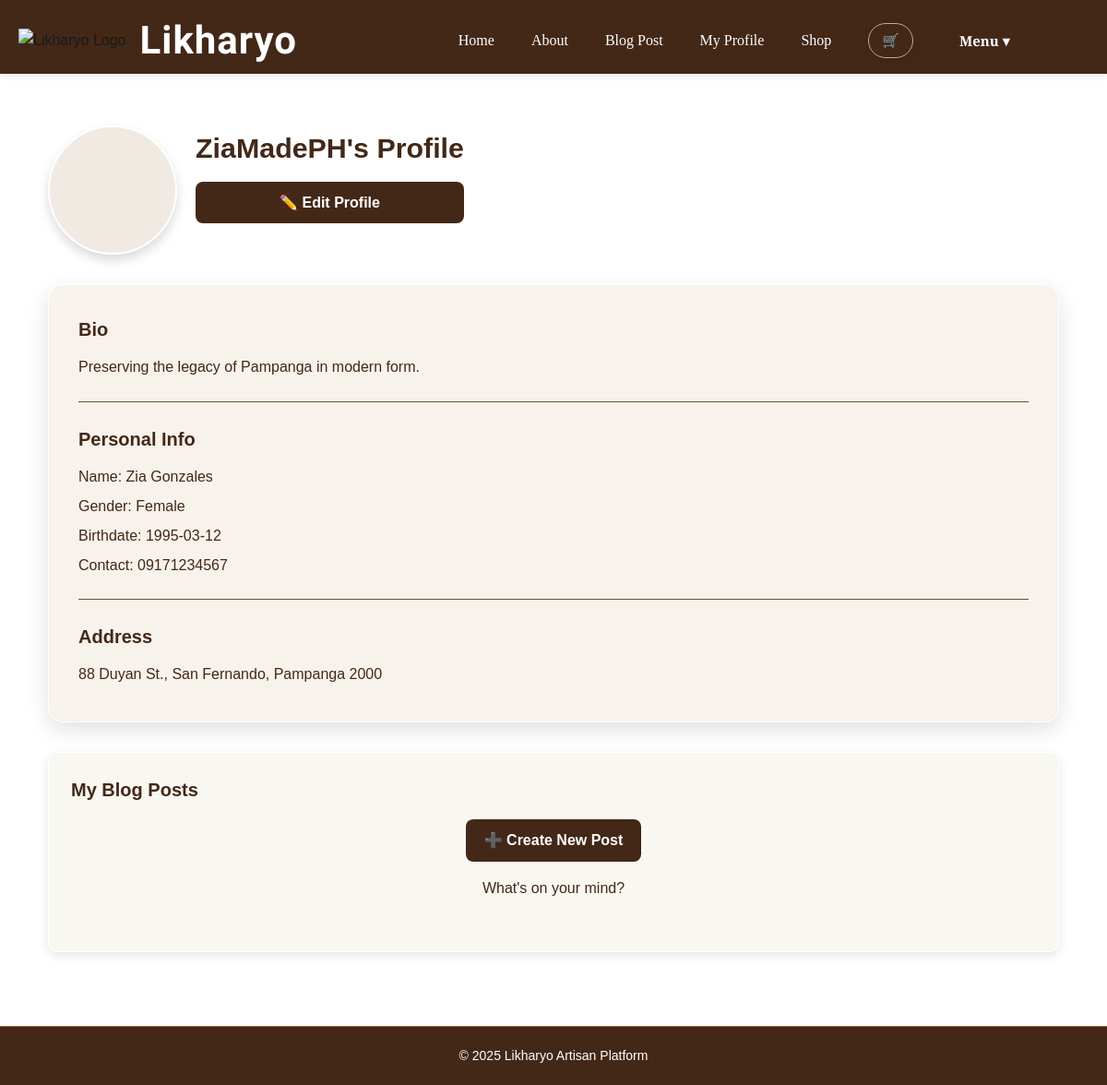
Screenshot of /profile (signed in) with the database file from the repository.
### models.py (models this page shows, shortened)
class User(UserMixin, db.Model):
    __tablename__ = 'users'
    user_id = db.Column(db.Integer, primary_key=True)
    username = db.Column(db.String(150), unique=True, nullable=False)
    password_hash = db.Column(db.String(150), nullable=False)
    is_admin = db.Column(db.Boolean, default=False)
    first_name = db.Column(db.String(150), nullable=True)
    last_name = db.Column(db.String(150), nullable=True)
    gender = db.Column(db.String(50), nullable=True)
    birthdate = db.Column(db.Date, nullable=True)
    contact_num = db.Column(db.String(20), nullable=False, default="N/A")
    bio = db.Column(db.Text, nullable=True)
    profile_img_url = db.Column(db.String(250), nullable=True, default='images/default.png')
    address = db.relationship('Address', backref='user', uselist=False, cascade="all, delete-orphan", lazy=True)
    shops = db.relationship('Shop', backref='owner', lazy=True)

class Address(db.Model):
    __tablename__ = 'addresses'
    address_id = db.Column(db.Integer, primary_key=True)
    user_id = db.Column(db.Integer, db.ForeignKey('users.user_id'), unique=True, nullable=False)
    street_address = db.Column(db.String(150), nullable=False, default="N/A")
    city = db.Column(db.String(100), nullable=False, default="N/A")
    province = db.Column(db.String(100), nullable=False, default="N/A")
    zip_code = db.Column(db.String(20), nullable=False, default="0000")

### views.py (the view)
@views_bp.route('/profile', methods=['GET'])
@login_required
def profile():
    user = current_user
    address = user.address
    posts = BlogPost.query.filter_by(user_id=user.user_id).order_by(BlogPost.created_at.desc()).all()
    return render_template('profile.html', user=user, address=address, posts=posts)

### app.py (called while the page is built)
@login_manager.user_loader
def load_user(user_id):
    return User.query.get(int(user_id))

### templates/profile.html (shortened to what this page needs)
{% extends "base.html" %}
{% block extra_css %}
<link rel="stylesheet" href="{{ url_for('static', filename='profile.css') }}" />
{% endblock %}
{% block content %}
<div class="profile-page">
  <div class="profile-header">
    <div class="profile-img">
    </div>
    <div class="profile-info">
      <h2>{{ user.username }}'s Profile</h2>
      <a href="{{ url_for('views.edit_profile') }}" class="btn-brown edit-profile-btn">✏️ Edit Profile</a>
    </div>
  </div>
  <div class="profile-glass">
    <h3>Bio</h3>
    <p>{{ user.bio }}</p>
    <hr>
    <h3>Personal Info</h3>
    <p>Name: {{ user.first_name }} {{ user.last_name }}</p>
    <p>Gender: {{ user.gender }}</p>
    <p>Birthdate: {{ user.birthdate }}</p>
    <p>Contact: {{ user.contact_num }}</p>
    <hr>
    {% if address %}
    <h3>Address</h3>
    <p>{{ address.street_address }}, {{ address.city }}, {{ address.province }} {{ address.zip_code }}</p>
    {% endif %}
  </div>
  <div class="profile-section mt-4">
    <h3>My Blog Posts</h3>
    <div class="new-post-btn">
      <a href="{{ url_for('views.new_blog_post') }}" class="btn-brown">➕ Create New Post</a>
    </div>
    {% if posts|length == 0 %}
      <p class="blog-message">What's on your mind?</p>
    {% endif %}
  </div>
</div>
{% endblock %}

### static/base.css (style rules this page uses)
* { margin: 0; padding: 0; box-sizing: border-box; }
body { font-family: 'Poppins', sans-serif; background: linear-gradient(190deg, #f5ebe0); color: #1a1a1a; line-height: 1.6; display: flex; flex-direction: column; min-height: 100vh; }

### static/profile.css (style rules this page uses)
.profile-page { padding: 1rem 2rem; }
.profile-page .profile-header { display: flex; align-items: flex-start; gap: 20px; margin-bottom: 2rem; }
.profile-page .profile-img { width: 140px; height: 140px; border-radius: 50%; border: 2px solid #fff; box-shadow: 0 6px 12px rgba(0,0,0,0.15); background-color: #f0eae2; display: flex; align-items: center; justify-content: center; font-size: 0.95rem; font-weight: 600; color: #9a9a9a; text-align: center; overflow: hidden; }
.profile-page .profile-info { display: flex; flex-direction: column; justify-content: flex-start; }
.profile-page .profile-info h2 { font-size: 1.9rem; font-weight: 700; color: #432818; margin: 0 0 12px 0; }
.profile-page .edit-profile-btn { display: inline-block; background-color: #432818; color: #fff; padding: 12px 28px; min-width: 180px; text-align: center; border-radius: 8px; font-weight: 600; font-size: 1rem; text-decoration: none; transition: all 0.3s ease; }
.profile-page .profile-section { background: #f8f7f1; border: 1px solid #fff; border-radius: 10px; padding: 1.5rem; margin-bottom: 1.5rem; box-shadow: 0 4px 12px rgba(0,0,0,0.1); }
.profile-page .profile-section h3 { font-size: 1.25rem; font-weight: 600; color: #432818; margin-bottom: 0.75rem; }
.profile-page .profile-section p { font-size: 1rem; color: #432818; margin: 0.4rem 0; }
.profile-page .profile-glass { background: #f7f2eb; border-radius: 16px; padding: 2rem; margin-bottom: 2rem; box-shadow: 0 8px 24px rgba(0,0,0,0.12); border: 1px solid #fff; color: #432818; }
.profile-page .profile-glass h3 { font-size: 1.25rem; font-weight: 600; margin-bottom: 0.75rem; }
.profile-page .profile-glass p { font-size: 1rem; margin: 0.4rem 0; }
.profile-page .profile-glass hr { border: none; border-top: 1px solid #6c4e31; margin: 1.5rem 0; }
.profile-page .btn-brown { display: inline-block; background-color: #432818; color: #fff; padding: 10px 20px; border-radius: 8px; font-weight: 600; text-decoration: none; transition: all 0.3s ease; }
.profile-page .new-post-btn { display: flex; justify-content: center; margin: 1rem 0; }
.profile-page .blog-message { text-align: center; font-size: 1rem; color: #432818; margin-bottom: 1.5rem; }

### rows the page displays
User: username "ZiaMadePH", bio "Preserving the legacy of Pampanga in modern form.", first_name "Zia", last_name "Gonzales", gender "Female", birthdate "1995-03-12", contact_num "09171234567"
Address: street_address "88 Duyan St.", city "San Fernando", province "Pampanga", zip_code "2000"
